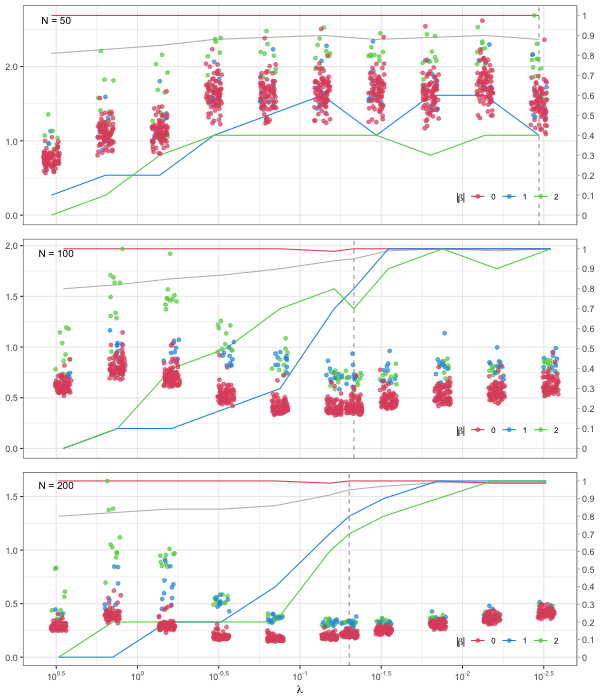

R code for this plot:
## Setup
source("./fig/setup/setup.R")
sec_colors <- c("black", "grey62")

## Load Data
load(paste0(res_dir, "/rds/across_lambda_coverage_sparse.rds"))

# Create a new transformation for reversed log10
log10_trans <- function() {
  trans_new(name = 'rev_log10',
            transform = function(x) -log10(x),
            inverse = function(x) 10^(-x))
}

scaleFUN <- function(x) sprintf("%.1f", x)

make_plot <- function(plot_res) {

  plot_data <- plot_res$plot_data
  lambda_min <- plot_res$lambda_min
  n <- plot_res$n

  coverages <- plot_data %>%
    mutate(covered = truth >= lower & truth <= upper) %>%
    group_by(lambda) %>%
    summarise(coverage = mean(covered)) %>%
    ungroup()

  coverages_each <- plot_data %>%
    mutate(covered = truth >= lower & truth <= upper) %>%
    group_by(lambda, mag = abs(truth)) %>%
    summarise(coverage = mean(covered)) %>%
    ungroup()

  # Create a scaling factor based on the range of the primary axis
  scaling_factor <- max(plot_data$width)

  # Scale the 'coverage' data for plotting with 'geom_smooth()'
  coverages$scaled_coverage <- coverages$coverage * (scaling_factor / 1)
  coverages_each$scaled_coverage <- coverages_each$coverage * (scaling_factor / 1)

  ## "Selected via CV" = "blue", "Truth" = "red"
  ggplot() +
    scale_x_continuous(trans = log10_trans(),
                       breaks = trans_breaks('log10', function(x) 10^x),
                       labels = trans_format('log10', math_format(10^.x))) +
    geom_vline(xintercept = lambda_min, linetype = "dashed", color = sec_colors[2], linewidth = .5) +
    geom_line(data = coverages, aes(x = lambda, y = scaled_coverage), color = "grey") +
    geom_line(data = coverages_each, aes(x = lambda, y = scaled_coverage, group = mag, color = as.character(mag))) +
    geom_jitter(data = plot_data, aes(x = lambda, y = width, color = as.character(abs(truth))), alpha = .7, width = .05) +
    xlab(expression(lambda)) + ylab("Interval Width") +
    theme_bw() +
    scale_color_discrete(name = expression(abs(beta))) +
    scale_color_manual(values = colors, name = expression(abs(beta))) +
    scale_y_continuous(
      name = NULL,
      sec.axis = sec_axis(~ ., name = NULL,
                          breaks = seq(0, scaling_factor, by = scaling_factor/10),
                          labels = seq(0, 1, by = .10)),
      labels=scaleFUN
    ) +
    theme(axis.line.y.right = element_line(color = "grey"),
          axis.ticks.y.right = element_line(color = "grey"),
          axis.text.y = element_text(size = 9),
          axis.text.y.right = element_text(size = 9),
          legend.position = c(0.875, 0.125),
          legend.direction = "horizontal",
          legend.background = element_rect(fill = NA),
          legend.title = element_text(size = 10),
          legend.text = element_text(size = 8),
          legend.key.width = unit(0.6, "cm"),
          legend.key.height = unit(0.3, "cm")) +
    coord_cartesian(xlim = c(10^(.55), 10^(-2.55))) +
    annotate("text", x = 10^.5, y = max(plot_data$width)*.98, label = paste0("N = ", n), size = 3.5)

}

plots <- lapply(plot_res, make_plot)

plots <- plots[c(1, 2, 4)]
plots[[1]] <- plots[[1]] +
  theme(axis.title.x = element_blank(),
        axis.text.x = element_blank(),
        axis.ticks.x = element_blank()
  )
plots[[2]] <- plots[[2]] +
  theme(axis.title.x = element_blank(),
        axis.text.x = element_blank(),
        axis.ticks.x = element_blank())
plots[[3]] <- plots[[3]] +
  xlab(expression(lambda))

library(grid)
left_label <- textGrob("Interval Widths", gp = gpar(fontsize = 12), rot = 90)
right_label <- textGrob("Coverage", gp = gpar(fontsize = 12), rot = 270)

suppressMessages({
  pdf("./fig/across_lambda_coverage_sparse.pdf", height = 5)
  g <- grid.arrange(grobs = plots, ncol = 1, heights = c(150, 150, 200), left = left_label, right = right_label)
  dev.off()
  png("./fig/across_lambda_coverage_sparse.png", width = 600, height = 700)
  grid.arrange(grobs = plots, ncol = 1)
  dev.off()
})
